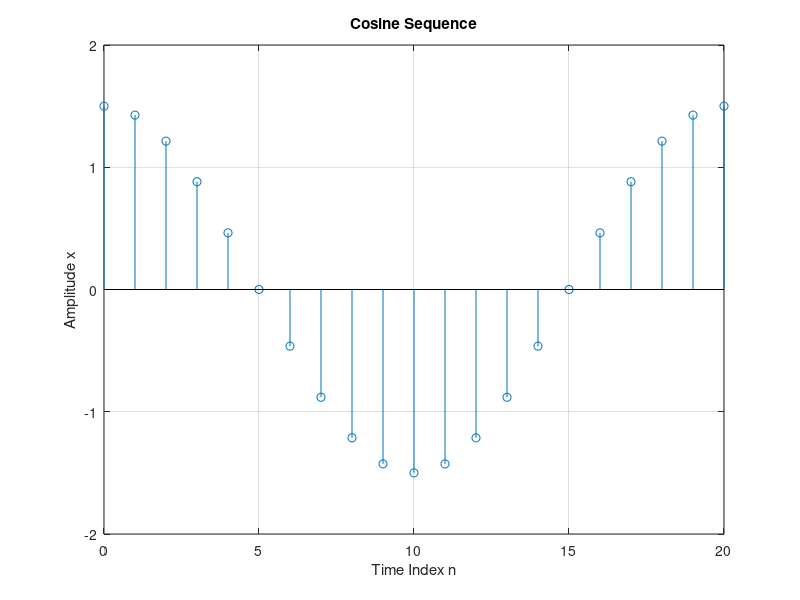
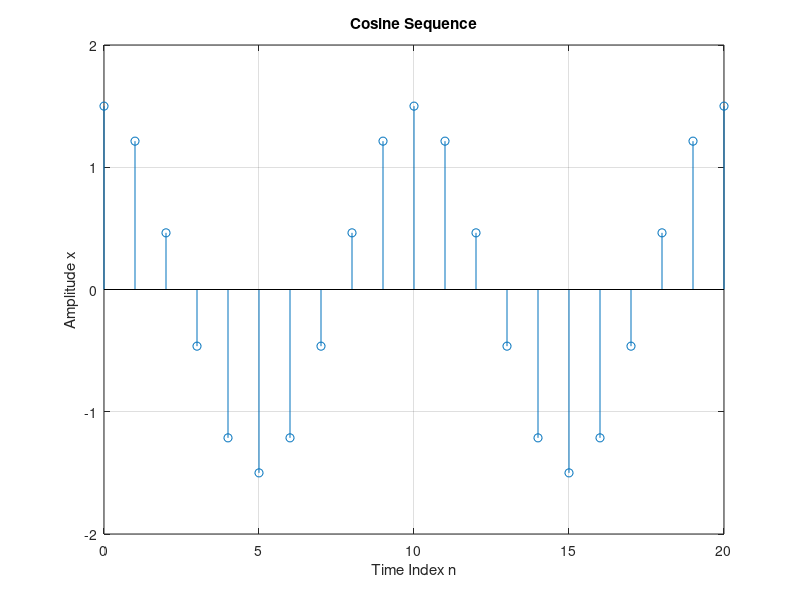
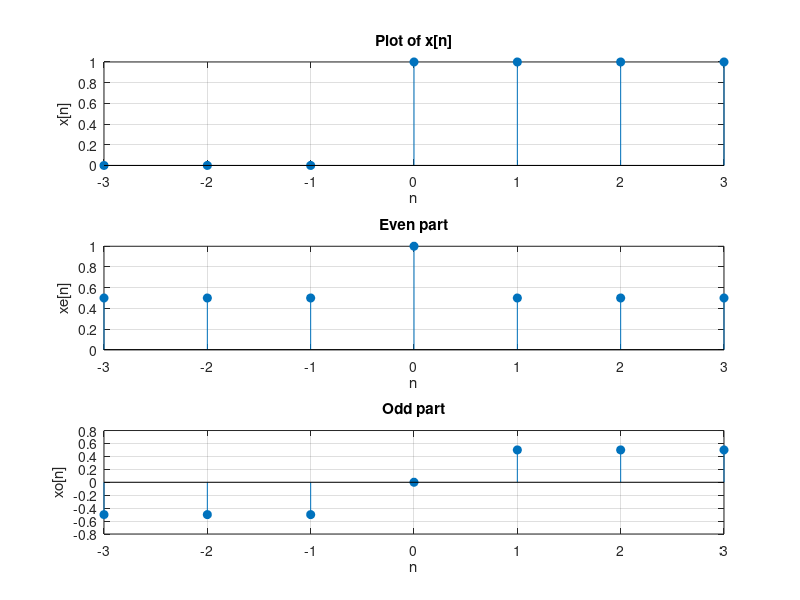
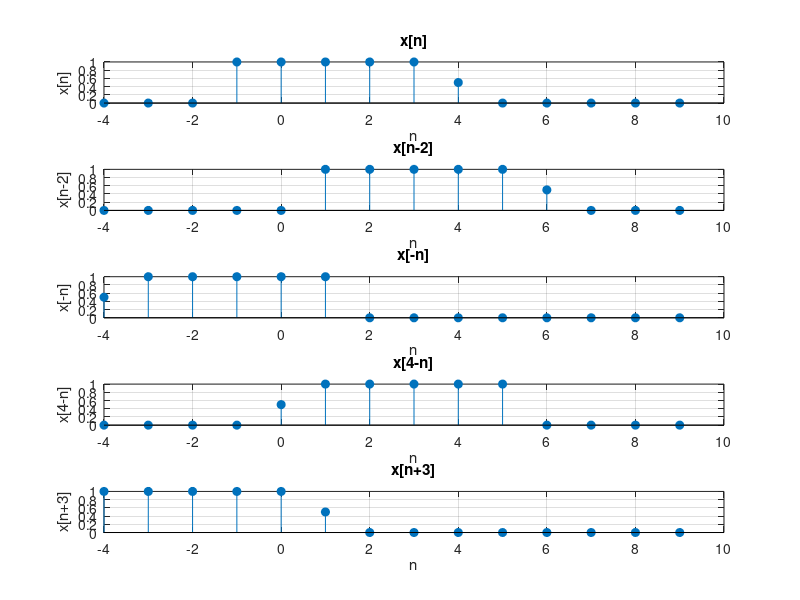

Write the MATLAB code that produced these figures, in order. (Note: this script raises an error after producing the figures.)
%% part 1_1
%discrete time signal
n= 0:20;
f=0.05 ; 
f2=0.1 ; 
phase = 0;
A = 1.5;
x = A * cos( 2 * pi * f * n - phase);
x2 = A * cos( 2 * pi * f2 * n - phase);
figure;
stem(n,x);
title('Cosine Sequence');
xlabel('Time Index n');
ylabel('Amplitude x');
axis([0 20 -2 2]);
grid;
figure;

stem(n,x2);
title('Cosine Sequence');
xlabel('Time Index n');
ylabel('Amplitude x');
axis([0 20 -2 2]);
grid;


%Decompos of signal in even and odd part
clc; clear all;
n = -3:3;
((n==0)==1);
((n==1)==1);
((n==2)==1);
((n==3)==1);
xn= ((n==0)==1) + ((n==1)==1) + ((n==2)==1) + ((n==3)==1);

figure;
%figure into m by n matrix 

%original signal
subplot(3,1,1);
stem(n,xn,'filled');
xlabel('n');
ylabel('x[n]');
title('Plot of x[n]');
grid;
%flipleft to right
xN = fliplr(xn);
%even part
xe = (xn +xN)/2;
% odd part
xo = (xn -xN)/2;
%decomposition process
verify = xn - (xe +xo);
%Draw the even part
subplot(3,1,2);
stem(n,xe , 'filled');
xlabel('n');
ylabel('xe[n]');
title('Even part');
grid;

%odd part
subplot(3,1,3);
stem(n,xo , 'filled');
xlabel('n');
ylabel('xo[n]');
title('Odd part');
grid;


n = -4 : 9;
x = ((n+1)==0) + (n==0) + ((n-1)==0) + ((n-2)==0) + ((n-3)==0) + 0.5*((n-4)==0);
figure;
subplot(5,1,1);
stem(n,x,'filled');
title('x[n]');
xlabel('n');
ylabel('x[n]');
grid;
x_a = (((n-2)+1)==0) + ((n-2)==0) + (((n-2)-1)==0) + (((n-2)-2)==0) + (((n-2)-3)==0) + 0.5*(((n-2)-4)==0);
subplot(5,1,2);
stem(n,x_a,'filled');
title('x[n-2]');
xlabel('n');
ylabel('x[n-2]');
grid;
x_b = ((-n+1)==0) + (-n==0) + ((-n-1)==0) + ((-n-2)==0) + ((-n-3)==0) + 0.5*((-n-4)==0);
subplot(5,1,3);
stem(n,x_b,'filled');
title('x[-n]');
xlabel('n');
ylabel('x[-n]');
grid;
x_c = (((4-n)+1)==0) + ((4-n)==0) + (((4-n)-1)==0) + (((4-n)-2)==0) + (((4-n)-3)==0) + 0.5*(((4-n)-4)==0);
subplot(5,1,4);
stem(n,x_c,'filled');
title('x[4-n]');
xlabel('n');
ylabel('x[4-n]');
grid;
x_d = (((n+3)+1)==0) + ((n+3)==0) + (((n+3)-1)==0) + (((n+3)-2)==0) + (((n+3)-3)==0) + 0.5*(((n+3)-4)==0);
subplot(5,1,5);
stem(n,x_d,'filled');
title('x[n+3]');
xlabel('n');
ylabel('x[n+3]');
grid;
x_d = (((n+3) + 1)==0)+ ((n+3)==0)+ (((n+3) -1)==0)+(((n+3) -2)==0)+(((n+3) -3)==0)+0.5*((((n+3) -4)==0));
subplot(5,1,5);
stem(n,x_d,'filled'); 
title('x[n+3]');
xlabel('n');
ylabel('x[n+3]');
grid;



%% Part 2_1
%Ztrans
clc,clear all;
syms n;
f = ((-1).^n) * 2^-n
y = ztrans(f)

%% Part 2_2
x1=[2,3,4 ];
x2=[3,4,5,6];
x3=conv(x1,x2);

%% inverse
% Inverse z transform
syms z
x=z/(z+0.5)
i_x=iztrans(x)
f=1/(((1-0.9*z^-1)^2)*(1+0.9*z^-1))
%Inver z trans
i_f=iztrans(f)



%% P_art 2_4
% zero pole diagram
figure()
z=[0];
p=[0.5;-0.75];
zplane(z,p)

%% Part 3 Discrete time Fourier Transformation

n = [0 1 2 3 4];
x = [1 1 1 1 1];


w = linspace(0 , 2*pi , 600)

Xdtft = x(1) + x(2) * exp(-j*w) + x(3) * exp(-j*2*w);

figure
subplot(2,1,1);
plot(w/pi,abs(Xdtft));
axis([0 2 0 8]);
xlabel('omega/pi');
ylabel('|X(omega)|');
title('Magnitude and phase of DTFT of x[n]')

subplot(2,1,2);
plot(w/pi,angle(Xdtft));
xlabel('omega/pi');
ylabel('< X(omega)');

N = 5;
tildex5 = [1 1 1 0 0];

Xdft5 = fft(tildex5, N);
Xdft5.' 

figure
subplot(2,1,1);
plot(w/pi,abs(Xdtft));



k = [0 1 2 3 4];
hold on
stem((k*2*pi/N)/pi,abs(Xdft5))

subplot(2,1,2);
plot(w/pi,angle(Xdtft));

hold on
stem((k*2*pi/N)/pi,angle(Xdft5))

hold off

xlabel('omega/pi or 2*k/N');
ylabel('|X(omega)| or |X(k)|');
title('DTFT of x[n] compared with the N=5 point DFT of x[n]');



N = 10;
tildex10 = [1 1 1 0 0 0 0 0 0 0];

Xdft10 = fft(tildex10, N);
Xdft10.'

figure
subplot(2,1,1);
plot(w/pi,abs(Xdtft));

k = [0 1 2 3 4 5 6 7 8 9];
hold on
stem((k*2*pi/N)/pi,abs(Xdft10))

subplot(2,1,2);
plot(w/pi,angle(Xdtft));

hold on
stem((k*2*pi/N)/pi,angle(Xdft10))

hold off

xlabel('omega/pi or 2*k/N');
ylabel('|X(omega)| or |X(k)|');
title('DTFT of x[n] compared with the N=10 point DFT of x[n]');
